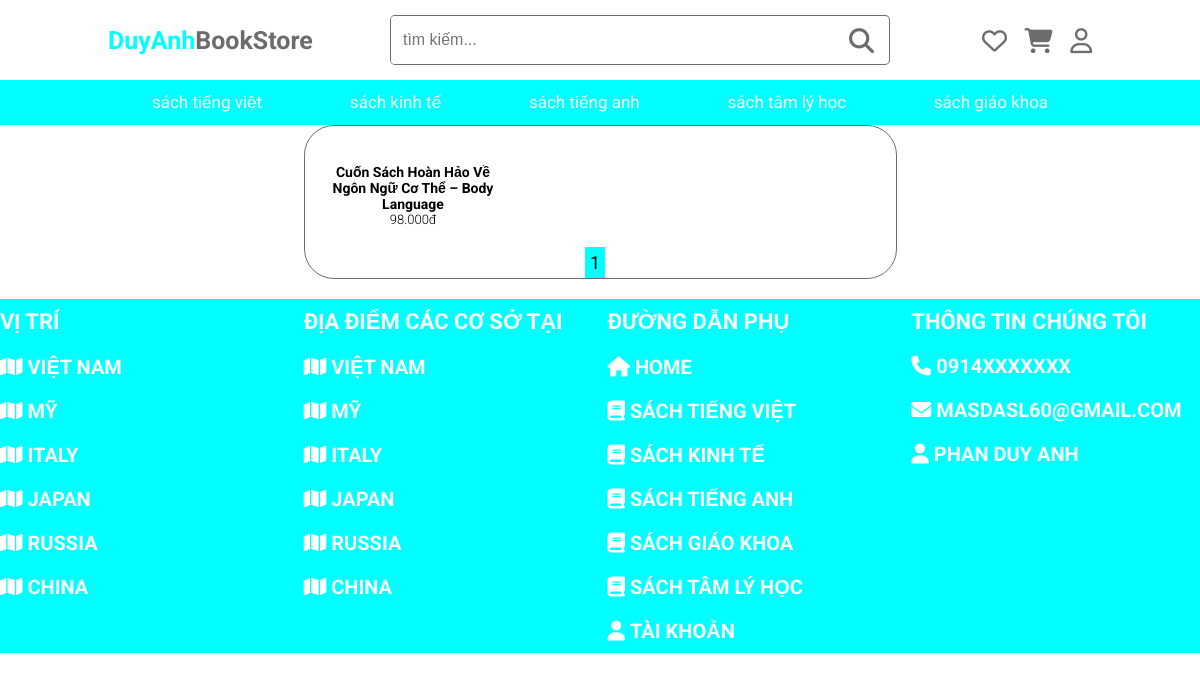
The page /index.php?page=TLH on the database its author committed.
### tables this page shows
CREATE TABLE `book_items` (
  `id_books` int(11) NOT NULL,
  `book_name` text NOT NULL,
  `book_price` double NOT NULL,
  `book_type` text NOT NULL,
  `book_image` text NOT NULL
);

### show_sanpham.php (called while the page is built, shortened)
<?php
 function show_type($type){
    $conn =connectdb();
    $sql ="SELECT * FROM book_items WHERE book_type='$type' ";
    $stmt =  $conn->prepare($sql);
    $stmt->execute();
    $kq = $stmt->fetchAll();
    return $kq;
     }
?>

### TLH.php (the view, shortened to what this page needs)
<section class="home">
        <div  class="product-container ">
            <form action="" class="product-form border" id="product-form">
              <div class="list">
              <?php
              include("show_sanpham.php");
              $datas = show_type('psychology book');
                foreach($datas as $row){ ?>
                <div class="product">
                    <div class="img">
                    </div>
                    <h3 class="title"><?=$row['book_name']?></h3>
                    <div class="price"><?=$row['book_price']?>.000đ </div>
                </div>
                <?php }?>
              </div>
                <ul class="list-page">
                </ul>
            </form>
        </div>
       </section>

### css/style.css (style rules this page uses)
* { margin: 0; padding: 0; box-sizing: border-box; outline: none; border: none; text-decoration: none; }
html { font-size: 62.5%; overflow-x: hidden; scroll-padding: 5rem; scroll-behavior: smooth; }
body { font-family: "Roboto", sans-serif; }
.border { border: 0.1rem solid rgba(15, 15, 15, 0.61); margin: 0 auto; border-radius: 30px; }
.home { margin-bottom: 2rem; }
.product-container { display: flex; justify-content: center; align-items: center; }
.product-container form { text-align: center; }
.product-container form .list { display: grid; grid-template-columns: repeat(3, 1fr); padding: 2rem; gap: 1rem; }
.product-container form .list .product .img { max-width: 17.7rem; max-width: 17.7rem; margin-bottom: 0.7rem; }
.product-container form .list .product .title { font-size: 1.4rem; max-width: 17.7rem; }
.product-container form .list .product .price { font-size: 1.3rem; font-weight: 300; }
.product-container .list-page { display: flex; list-style: none; justify-content: center; }

### rows shown on the page
book_items: book_name "Cuốn Sách Hoàn Hảo Về Ngôn Ngữ Cơ Thể – Body Language", book_price "98"
